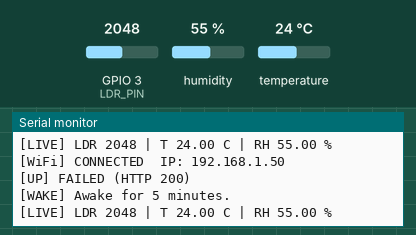
Simulated run of this program. Board: ESP32-C3. Shown: the last lines printed to the serial monitor. Inputs (shaded band) come from the test bench; at power-on: humidity 55 %, GPIO 3 (LDR_PIN) = 2048, temperature 24 °C. WiFi joins after 1.5 s; servers stay silent unless stated; uploads are accepted with an empty reply.

Above: at 5.2 s.
5.3 s: humidity set to 22 %
At 6.6 s:
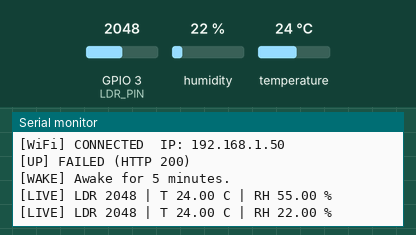
6.8 s: GPIO 3 (LDR_PIN) set to 2866
At 7.7 s:
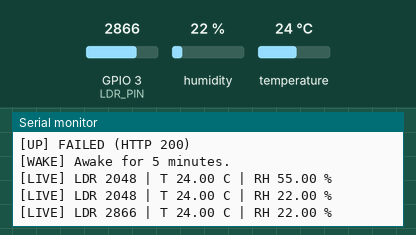
8.3 s: temperature set to 12 °C
At 9.6 s:
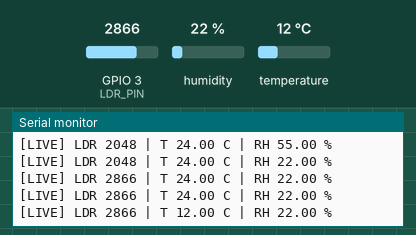
9.8 s: GPIO 3 (LDR_PIN) set to 3603
At 10.6 s:
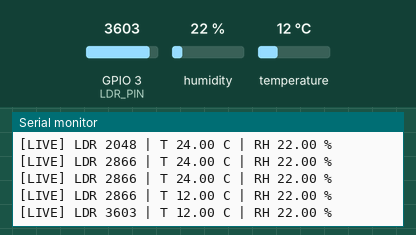
11.3 s: humidity set to 40 %
At 12.6 s:
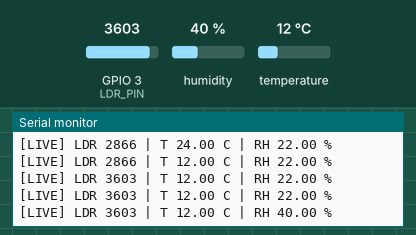
Timing chart, 0 to 14.3 s (numbered marks = the images above; inputs shaded):
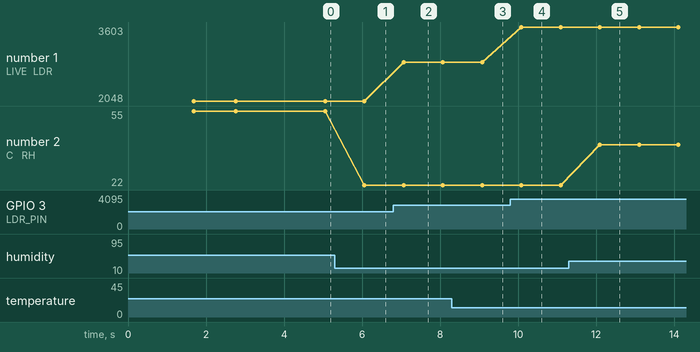

The program:

main.cpp
```cpp
#include <WiFi.h>
#include <HTTPClient.h>
#include <WiFiClientSecure.h>
#include "esp_eap_client.h"
#include "esp_wifi.h"
#include <Wire.h>
#include <Adafruit_AHTX0.h>
#include <esp_sleep.h>
#include "secrets.h"

// ---------------- Pins ----------------
const int SDA_PIN = 8;
const int SCL_PIN = 9;
const int LDR_PIN = 3;
const int EXPORT_WAKE_PIN = 4;  // touch to GND to wake from deep sleep

// ---------------- Timing ----------------
const uint64_t      SLEEP_INTERVAL_S  = 300;     // change to 300 for 5 min later
const int           WIFI_MAX_ATTEMPTS = 3;      // tries before giving up this wakeup
const unsigned long WIFI_TIMEOUT_MS   = 15000;  // per attempt
const unsigned long WIFI_RETRY_GAP_MS = 2000;   // pause between attempts
const unsigned long AWAKE_WINDOW_MS   = 300000; // stay awake after GPIO/power-on wake
const unsigned long AWAKE_WARNING_MS  = 60000;  // warn this long before sleeping
const unsigned long LIVE_INTERVAL_MS  = 1000;
const unsigned long AHT_RETRY_MS      = 3000;   // reconnect interval while awake

// Survive deep sleep (stored in RTC memory)
RTC_DATA_ATTR uint32_t bootCount = 0;
RTC_DATA_ATTR uint32_t sentCount = 0;
RTC_DATA_ATTR uint32_t failCount = 0;
RTC_DATA_ATTR uint32_t wifiFailCount = 0;

Adafruit_AHTX0 aht;
bool ahtFound = false;
unsigned long awakeStart = 0;
unsigned long lastLive = 0;
bool awakeWarningSent = false;
unsigned long lastAhtRetry = 0;

// ---------------- AHT10 connect / read ----------------
bool connectAht(int attempts, unsigned long gapMs = 500) {
  for (int i = 1; i <= attempts && !ahtFound; i++) {
    Wire.end();  // reset the bus in case the sensor was unplugged mid-transfer
    Wire.begin(SDA_PIN, SCL_PIN);
    ahtFound = aht.begin();
    if (ahtFound) Serial.println("[AHT] Sensor connected");
    else if (i < attempts) delay(gapMs);
  }
  return ahtFound;
}

// A failed or NaN read means the sensor was disconnected.
bool readAht(float &temp, float &hum) {
  if (!ahtFound) return false;
  sensors_event_t h, t;
  if (!aht.getEvent(&h, &t) || isnan(t.temperature) || isnan(h.relative_humidity)) {
    ahtFound = false;
    Serial.println("[AHT] Sensor disconnected");
    return false;
  }
  temp = t.temperature;
  hum = h.relative_humidity;
  return true;
}

// ---------------- Live readout ----------------
void printLiveValues() {
  int light = analogRead(LDR_PIN);
  Serial.printf("[LIVE] LDR %d", light);
  if (!ahtFound && millis() - lastAhtRetry >= AHT_RETRY_MS) {
    lastAhtRetry = millis();
    connectAht(1);
  }
  float t, h;
  if (readAht(t, h)) Serial.printf(" | T %.2f C | RH %.2f %%", t, h);
  else Serial.print(" | AHT10 not connected - retrying");
  Serial.println();
}

// ---------------- WiFi (eduroam) ----------------
bool tryConnectOnce() {
  WiFi.disconnect(true, true);
  delay(100);
  WiFi.mode(WIFI_STA);

  esp_eap_client_set_identity((uint8_t*)EAP_IDENTITY, strlen(EAP_IDENTITY));
  esp_eap_client_set_username((uint8_t*)EAP_USERNAME, strlen(EAP_USERNAME));
  esp_eap_client_set_password((uint8_t*)EAP_PASSWORD, strlen(EAP_PASSWORD));
  esp_wifi_sta_enterprise_enable();
  WiFi.begin(EAP_SSID);

  unsigned long start = millis();
  while (WiFi.status() != WL_CONNECTED && millis() - start < WIFI_TIMEOUT_MS) {
    printLiveValues();
    delay(1000);
  }
  return WiFi.status() == WL_CONNECTED;
}

bool connectWifi() {
  for (int attempt = 1; attempt <= WIFI_MAX_ATTEMPTS; attempt++) {
    Serial.printf("[WiFi] Attempt %d/%d...\n", attempt, WIFI_MAX_ATTEMPTS);
    if (tryConnectOnce()) {
      Serial.printf("[WiFi] CONNECTED  IP: %s\n", WiFi.localIP().toString().c_str());
      return true;
    }
    Serial.println("[WiFi] Attempt failed.");
    if (attempt < WIFI_MAX_ATTEMPTS) delay(WIFI_RETRY_GAP_MS);
  }
  Serial.println("[WiFi] FAILED after 3 attempts - skipping upload this wakeup.");
  return false;
}

// ---------------- Upload ----------------
bool sendToSheets(int light, float temp, float hum) {
  String url = String(SCRIPT_URL) + "?light=" + String(light);
  if (!isnan(temp)) url += "&temp=" + String(temp, 2);
  if (!isnan(hum))  url += "&hum="  + String(hum, 2);

  WiFiClientSecure client;
  client.setInsecure();
  HTTPClient http;

  if (!http.begin(client, url)) {
    Serial.println("[UP] http.begin() failed");
    return false;
  }
  http.setFollowRedirects(HTTPC_FORCE_FOLLOW_REDIRECTS);
  http.setTimeout(15000);

  int code = http.GET();
  String reply = (code > 0) ? http.getString() : "";
  http.end();
  reply.trim();

  bool ok = (code == 200 && reply.startsWith("OK"));
  if (ok) {
    Serial.printf("[UP] Uploaded: LDR %d | T %s C | RH %s %%\n", light,
                  isnan(temp) ? "--" : String(temp, 2).c_str(),
                  isnan(hum) ? "--" : String(hum, 2).c_str());
  } else {
    Serial.printf("[UP] FAILED (HTTP %d)\n", code);
  }
  if (!ok && reply.length() > 0) Serial.println("[UP] Reply: " + reply.substring(0, 120));
  return ok;
}

// ---------------- Sleep ----------------
void goToSleep() {
  WiFi.disconnect(true);
  WiFi.mode(WIFI_OFF);
  Serial.printf("[SLEEP] Sleeping %llu s. sent %lu | upload fails %lu | wifi fails %lu\n",
                SLEEP_INTERVAL_S, sentCount, failCount, wifiFailCount);
  Serial.println("[SLEEP] Touch GPIO4 to GND to wake early.");
  Serial.flush();

  pinMode(EXPORT_WAKE_PIN, INPUT_PULLUP);
  while (digitalRead(EXPORT_WAKE_PIN) == LOW) delay(25);  // wire must be released first

  esp_sleep_enable_timer_wakeup(SLEEP_INTERVAL_S * 1000000ULL);
  esp_err_t result = esp_deep_sleep_enable_gpio_wakeup(
    1ULL << EXPORT_WAKE_PIN, ESP_GPIO_WAKEUP_GPIO_LOW);
  if (result != ESP_OK) Serial.printf("[SLEEP] GPIO wake setup failed: %d\n", (int)result);
  esp_deep_sleep_start();
}

// ---------------- Setup (runs on every wakeup) ----------------
void setup() {
  Serial.begin(115200);
  delay(1500);  // time for USB serial to reconnect after wakeup
  bootCount++;
  pinMode(EXPORT_WAKE_PIN, INPUT_PULLUP);
  esp_sleep_wakeup_cause_t cause = esp_sleep_get_wakeup_cause();
  const char *causeName = cause == ESP_SLEEP_WAKEUP_TIMER ? "deep-sleep timer"
                        : cause == ESP_SLEEP_WAKEUP_GPIO  ? "GPIO trigger"
                        : cause == ESP_SLEEP_WAKEUP_UNDEFINED ? "power-on/reset" : "other";
  Serial.printf("\n=== Wakeup #%lu (%s) ===\n", bootCount, causeName);

  // Sensors: retry harder after a GPIO wake, when the sensor may have just been reconnected
  connectAht(cause == ESP_SLEEP_WAKEUP_GPIO ? 10 : 3);
  if (!ahtFound) Serial.println("[AHT] Sensor not found");

  int light = analogRead(LDR_PIN);
  float temp = NAN, hum = NAN;
  readAht(temp, hum);
  Serial.printf("[SAMPLE] LDR %d | T %.2f C | RH %.2f %%\n", light, temp, hum);

  // WiFi check + upload
  if (connectWifi()) {
    if (sendToSheets(light, temp, hum)) sentCount++;
    else failCount++;
  } else {
    wifiFailCount++;
  }

  if (cause == ESP_SLEEP_WAKEUP_TIMER) goToSleep();

  // GPIO or power-on wake: stay awake and show live values (see loop)
  awakeStart = millis();
  lastLive = awakeStart;
  Serial.println("[WAKE] Awake for 5 minutes.");
}

void loop() {
  unsigned long now = millis();
  if (now - lastLive >= LIVE_INTERVAL_MS) {
    lastLive = now;
    printLiveValues();
  }

  unsigned long elapsed = now - awakeStart;
  if (!awakeWarningSent && elapsed >= AWAKE_WINDOW_MS - AWAKE_WARNING_MS) {
    Serial.println("[WAKE] Going to sleep in 1 minute.");
    awakeWarningSent = true;
  }
  if (elapsed >= AWAKE_WINDOW_MS) goToSleep();
  delay(10);
}
```

secrets.example.h
```cpp
#pragma once

const char *EAP_SSID = "eduroam";
const char *EAP_IDENTITY = "YOUR_ID@usp.br";
const char *EAP_USERNAME = "YOUR_ID@usp.br";
const char *EAP_PASSWORD = "YOUR_PASSWORD";
const char *SCRIPT_URL = "https://script.google.com/macros/s/YOUR_DEPLOYMENT_ID/exec";
```

Measured:
- after the input at 5.3 s, the serial monitor: prints a new line after 0.76 s (image 1)
- after the input at 6.8 s, the serial monitor: prints a new line after 0.26 s (image 2)
- after the input at 8.3 s, the serial monitor: prints a new line after 0.78 s (image 3)
- after the input at 9.8 s, the serial monitor: prints a new line after 0.28 s (image 4)
- after the input at 11.3 s, the serial monitor: prints a new line after 0.79 s (image 5)
- plotted number 1: 2048 → 2866 after the input at 6.8 s, 2866 → 3603 after the input at 9.8 s
- plotted number 2: 55 → 22 after the input at 5.3 s, 22 → 40 after the input at 11.3 s
